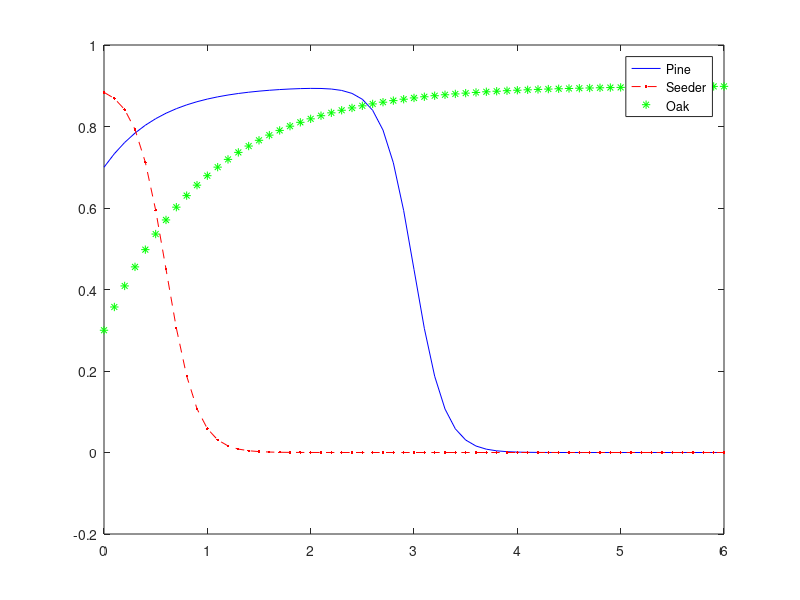

The MATLAB script that drew this image:
% PINE
                  
                  Lit=0:0.1:6;
                  maxGP=0.9;
                  minGP=0;
                  ProbPZeroL=0.7;
                  LitThreshP=3;
                  ampP=0.3;
                  ProbGP=(maxGP+minGP)/2+(maxGP-minGP)/2*tanh((LitThreshP-Lit)/ampP)-(maxGP-ProbPZeroL)*exp(-2/LitThreshP*exp(1)*Lit);
                  plot(Lit,ProbGP, 'b', 'LineWidth',5)
                  set(gca,'fontsize',20, 'fontWeight','bold');
                  title ('pine')
                  set(gca,'fontsize',20, 'fontWeight','bold');
                  xlabel('litter (cm)'), ylabel('Probability of establishment of pine')
                  set(gca,'fontsize',20, 'fontWeight','bold');
                  axis([0 6 0 1])
                  pause
%SEEDER
                  Lit=0:0.1:6;
                  maxGS=0.9;
                  minGS=0;
                  LitThreshS=2;
                  ampS=0.3;
                  ProbGS=(maxGS+minGS)/2+(maxGS-minGS)/2*tanh(LitThreshS-Lit/ampS);
                  plot(Lit,ProbGS, 'r--.', 'LineWidth',5)
                  set(gca,'fontsize',20, 'fontWeight','bold');
                  title('seeder')
                  set(gca,'fontsize',20, 'fontWeight','bold');
                  xlabel('litter (cm)'), ylabel('Probability of establishment of seeder')
                  set(gca,'fontsize',20, 'fontWeight','bold');
                  axis([0 6 0 1])
                  pause

% OAK                  
                  Lit=0:0.1:6;
                  maxGQ=0.9;
                  minGQ=0.3;
                  ProbGQ=maxGQ-(maxGQ-minGQ)*exp(-Lit);
                  plot(Lit,ProbGQ, 'g*', 'LineWidth',5)
                  set(gca,'fontsize',20, 'fontWeight','bold');
                  title ('oak')
                  set(gca,'fontsize',20, 'fontWeight','bold');
                  xlabel('litter (cm)'), ylabel('Probability of establishment of oak')
                  set(gca,'fontsize',20, 'fontWeight','bold');
                  axis([0 6 0 1])
                  pause
                  
% ALL TOGETHER
plot(Lit,ProbGP, 'b', Lit,ProbGS, 'r--.', Lit,ProbGQ, 'g*')
legend('Pine','Seeder','Oak')